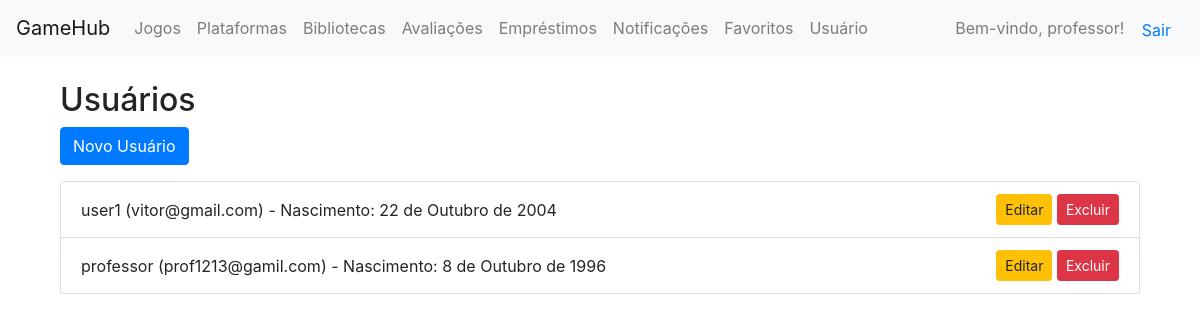
/usuarios/ (signed in), run on the app's committed database.
### core/models.py (models this page shows)
class Usuario(AbstractUser):
    data_nascimento = models.DateField(null=True, blank=True)

### core/views.py (the view)
# urls.py: path('usuarios/', views.usuario_list, name='usuario_list'),
@login_required
def usuario_list(request):
    usuarios = Usuario.objects.all()
    return render(request, 'usuarios/usuario_list.html', {'usuarios': usuarios})

### core/templates/usuarios/usuario_list.html (shortened to what this page needs)
{% extends 'base.html' %}
{% block content %}
<div class="container mt-4">
    <h2>Usuários</h2>
    <a href="{% url 'usuario_create' %}" class="btn btn-primary mb-3">Novo Usuário</a>
    <ul class="list-group">
        {% for u in usuarios %}
            <li class="list-group-item d-flex justify-content-between align-items-center">
                {{ u.username }} ({{ u.email }}) - Nascimento: {{ u.data_nascimento }}
                <div>
                    <a href="{% url 'usuario_update' u.pk %}" class="btn btn-warning btn-sm">Editar</a>
                    <a href="{% url 'usuario_delete' u.pk %}" class="btn btn-danger btn-sm">Excluir</a>
                </div>
            </li>
        {% empty %}
            <li class="list-group-item">Nenhum usuário cadastrado.</li>
        {% endfor %}
    </ul>
</div>
{% endblock %}

### core/templates/base.html (shortened to what this page needs)
<!DOCTYPE html>
<html lang="pt-br">
<head>
    <link rel="stylesheet" href="https://stackpath.bootstrapcdn.com/bootstrap/4.5.2/css/bootstrap.min.css">
</head>
<body>
    <header>
        <nav class="navbar navbar-expand-lg navbar-light bg-light">
            <a class="navbar-brand" href="{% url 'home' %}">GameHub</a>
            <div class="collapse navbar-collapse">
                <ul class="navbar-nav">
                    <li class="nav-item"><a class="nav-link" href="{% url 'jogo_list' %}">Jogos</a></li>
                    <li class="nav-item"><a class="nav-link" href="{% url 'plataforma_list' %}">Plataformas</a></li>
                    <li class="nav-item"><a class="nav-link" href="{% url 'biblioteca_list' %}">Bibliotecas</a></li>
                    <li class="nav-item"><a class="nav-link" href="{% url 'avaliacao_list' %}">Avaliações</a></li>
                    <li class="nav-item"><a class="nav-link" href="{% url 'emprestimo_list' %}">Empréstimos</a></li>
                    <li class="nav-item"><a class="nav-link" href="{% url 'notificacao_list' %}">Notificações</a></li>
                    <li class="nav-item"><a class="nav-link" href="{% url 'favorito_list' %}">Favoritos</a></li>
                    <li class="nav-item"><a class="nav-link" href="{% url 'usuario_list' %}">Usuário</a></li>
                </ul>
                <div class="ml-auto">
                    {% if user.is_authenticated %}
                        <span class="navbar-text">Bem-vindo, {{ user.username }}!</span>
                        <form action="{% url 'logout' %}" method="post" style="display:inline;">
                            <button type="submit" class="btn btn-link">Sair</button>
                        </form>
                    {% else %}
                        <a class="btn btn-primary" href="{% url 'login' %}">Login</a>
                        <a class="btn btn-secondary" href="{% url 'register' %}">Registrar</a>
                    {% endif %}
                </div>
            </div>
        </nav>
    </header>
    <main class="container mt-4">
        {% block content %}{% endblock %}
    </main>
</body>
</html>

### data on the page
Usuario: username "professor", email "prof1213@gamil.com", data_nascimento "8 de Outubro de 1996"
Usuario: username "user1", email "vitor@gmail.com", data_nascimento "22 de Outubro de 2004"
